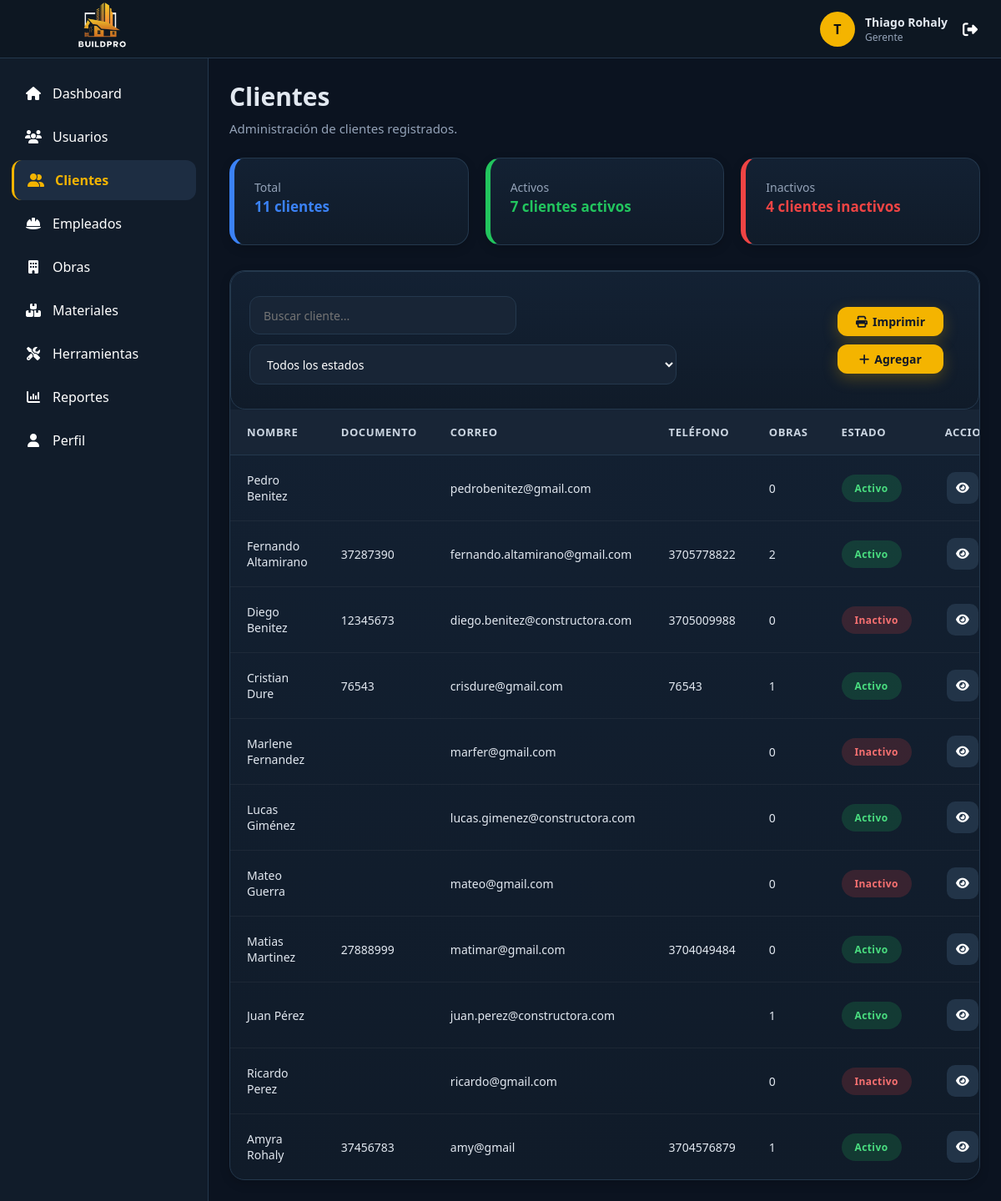
Page /vistas/clientes/index.php (signed in) on the earlier database version.
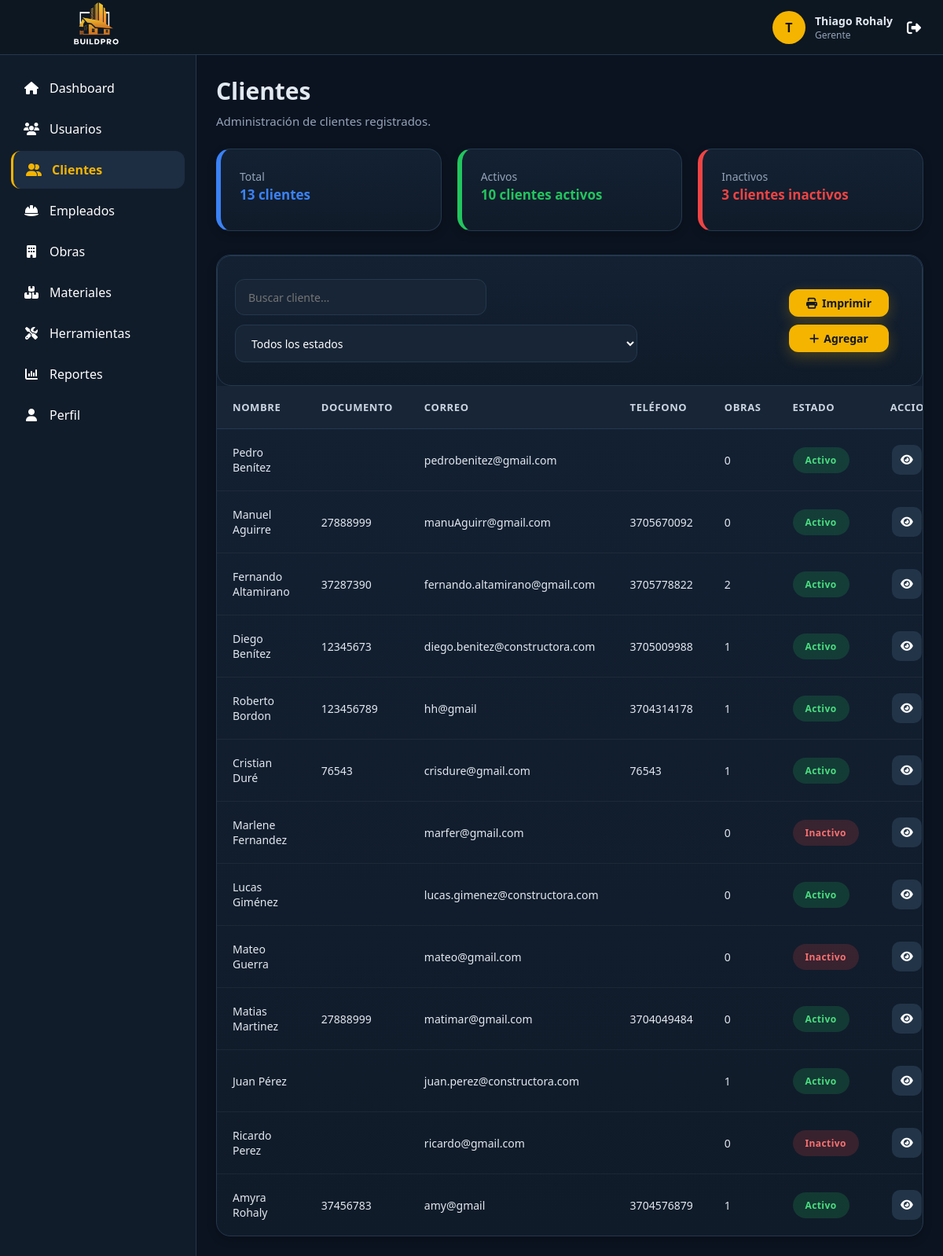
Same page on the later database version.
### tables this page shows
CREATE TABLE `usuario` (
  `id_usuario` int(11) NOT NULL,
  `id_rol` int(11) NOT NULL,
  `nombre` varchar(100) NOT NULL,
  `apellido` varchar(100) NOT NULL,
  `documento` varchar(20) DEFAULT NULL,
  `correo` varchar(150) NOT NULL,
  `contraseña` varchar(255) NOT NULL,
  `telefono` varchar(20) DEFAULT NULL,
  `direccion` varchar(255) DEFAULT NULL,
  `salario` decimal(12,2) DEFAULT NULL,
  `fecha_registro` datetime DEFAULT current_timestamp(),
  `estado` tinyint(1) DEFAULT 1 COMMENT '1=Activo, 0=Inactivo'
);

### modelos/Conexion.php (called while the page is built)
<?php
class Conexion {
    private $host = "localhost";
    private $usuario = "root";
    private $password = "";
    private $baseDatos = "constructora";
public function conectar(){
    try {
        $conexion = new PDO(
            "mysql:host=".$this->host.
            ";dbname=".$this->baseDatos.
            ";charset=utf8mb4",
            $this->usuario,
            $this->password
        );
        $conexion->setAttribute(
            PDO::ATTR_ERRMODE,
            PDO::ERRMODE_EXCEPTION
        );
        return $conexion;
    } catch(PDOException $e){
        die("Error de conexión: ".$e->getMessage());
    }
}
}
?>

### modelos/Cliente.php (called while the page is built, shortened)
<?php
require_once "Conexion.php";
class Cliente
{
    private $conexion;
    public function __construct()
    {
        $db = new Conexion();
        $this->conexion = $db->conectar();
    }
    public function obtenerTodos()
    {
        $sql = "
            SELECT
                u.*,
                (
                    SELECT COUNT(*)
                    FROM obra o
                    WHERE o.id_usuario = u.id_usuario
                ) AS total_obras
            FROM usuario u
            WHERE u.id_rol = 6
            ORDER BY u.apellido, u.nombre
        ";
        $stmt = $this->conexion->prepare($sql);
        $stmt->execute();
        return $stmt->fetchAll(PDO::FETCH_ASSOC);
    }
    public function obtenerEstadisticas()
    {
        $sql = "
            SELECT
                COUNT(*) AS total_clientes,
                SUM(CASE WHEN estado = 1 THEN 1 ELSE 0 END) AS activos,
                SUM(CASE WHEN estado = 0 THEN 1 ELSE 0 END) AS inactivos
            FROM usuario
            WHERE id_rol = 6
        ";
        $stmt = $this->conexion->prepare($sql);
        $stmt->execute();
        return $stmt->fetch(PDO::FETCH_ASSOC);
    }
}

### vistas/clientes/index.php (the view, shortened to what this page needs)
<?php
require_once "../../modelos/Cliente.php";
$cliente = new Cliente();
$clientes = $cliente->obtenerTodos();
$estadisticas = $cliente->obtenerEstadisticas();
require_once "../../layouts/header.php";
require_once "../../layouts/sidebar.php";
?>
<main class="content">
    <div class="page-title no-print">
        <h1>Clientes</h1>
        <p>
            Administración de clientes registrados.
        </p>
    </div>
    <div class="alert-container no-print">
        <div class="alert alert-info no-print">
            <p>
                Total
            </p>
            <h3><?= $estadisticas['total_clientes']; ?> clientes</h3>
        </div>
        <div class="alert alert-success no-print">
            <p>
                Activos
            </p>
            <h3><?= $estadisticas['activos']; ?> clientes activos</h3>
        </div>
        <div class="alert alert-danger no-print">
            <p>
                Inactivos
            </p>
            <h3><?= $estadisticas['inactivos']; ?> clientes inactivos</h3>
        </div>
    </div>
    <div class="table-container">
        <div class="toolbar no-print">
            <div class="toolbar-left">
                <input
                    type="text"
                    id="buscarCliente"
                    class="search-box"
                    placeholder="Buscar cliente...">
                <select
                    id="filtroEstado"
                    class="filter">
                    <option value="">
                        Todos los estados
                    </option>
                </select>
            </div>
            <div style="display: flex; flex-direction: column; margin: 20px;">
                <button
                    onclick="window.print()"
                    class="btn btn-primary"
                    style="margin-bottom: 10px;">
                    <i class="fa-solid fa-print"></i>
                    Imprimir
                </button>
                <a
                    href="agregar.php"
                    class="btn btn-primary">
                    <i class="fa-solid fa-plus"></i>
                    Agregar
                </a>
            </div>
        </div>
        <table class="table" id="tablaClientes">
            <thead>
                <tr>
                    <th>Nombre</th>
                    <th>Documento</th>
                    <th>Correo</th>
                    <th>Teléfono</th>
                    <th>Obras</th>
                    <th>Estado</th>
                    <th class="no-print">Acciones</th>
                </tr>
            </thead>
            <tbody>
                <?php foreach ($clientes as $c) { ?>
                    <tr
                        data-estado="<?= $c['estado'] == 1 ? 'Activo' : 'Inactivo'; ?>">
                        <td>
                            <?= $c["nombre"] . " " . $c["apellido"]; ?>
                        </td>
                        <td>
                            <?= $c["documento"]; ?>
                        </td>
                        <td title="<?= $c["correo"]; ?>">
                            <?= strlen($c["correo"]) > 30
                                ? substr($c["correo"], 0, 30) . "..."
                                : $c["correo"]; ?>
                        </td>
                        <td>
                            <?= $c["telefono"]; ?>
                        </td>
                        <td>
                            <?= $c["total_obras"]; ?>
                        </td>
                        <td>
                            <span class="<?= $c['estado'] == 1 ? 'badge badge-success' : 'badge badge-danger' ?>">
                                <?= $c['estado'] == 1 ? 'Activo' : 'Inactivo'; ?>
                            </span>
                        </td>
                        <td class="no-print">
                            <div class="table-actions">
                                <a
                                    href="ver.php?id=<?= $c['id_usuario']; ?>"
                                    class="btn btn-secondary">
                                    <i class="fa-solid fa-eye"></i>
                                </a>
                            </div>
                        </td>
                    </tr>
                <?php } ?>
            </tbody>
        </table>
    </div>
</main>
<?php
require_once "../../layouts/footer.php";
?>

### layouts/header.php (shortened to what this page needs)
<!DOCTYPE html>
<html lang="es">
<head>
    <link rel="stylesheet" href="https://cdnjs.cloudflare.com/ajax/libs/font-awesome/6.7.2/css/all.min.css">
    <link rel="stylesheet" href="/empresa_constructora/assets/css/layout.css">
    <link rel="stylesheet" href="/empresa_constructora/assets/css/components.css">
</head>
<body>
<header class="navbar no-print">
    <div class="logo" style=" width: 250px;">
        <span><img src="../../assets/img/logo.png" width="85px" style="margin-left: 60%;"></span>
    </div>
    <div class="navbar-right">
        <div class="user">
            <div class="avatar">
                <?= strtoupper(substr($_SESSION['usuario']['nombre'],0,1)); ?>
            </div>
            <div class="user-info">
                <h4>
                    <?= $_SESSION['usuario']['nombre']." ".$_SESSION['usuario']['apellido']; ?>
                </h4>
                <p>
                    <?= $_SESSION['usuario']['rol']; ?>
                </p>
            </div>
        </div>
        <a
        href="/empresa_constructora/controladores/LogoutController.php"
        class="logout">
            <i class="fa-solid fa-right-from-bracket"></i>
        </a>
    </div>
</header>
<div class="container">

### layouts/sidebar.php
<?php
require_once __DIR__ . "/../config/menu.php";
$rol = $_SESSION['usuario']['rol'];
$rutaActual = $_SERVER['REQUEST_URI'];
?>
<aside class="sidebar">
    <?php foreach ($menu[$rol] as $item) {
        $activo = strpos($rutaActual, $item[2]) !== false;
    ?>
        <a
            href="<?= $item[2] ?>"
            class="<?= $activo ? 'active' : '' ?>">
            <i class="<?= $item[0] ?>"></i>
            <span>
                <?= $item[1] ?>
            </span>
        </a>
    <?php } ?>
</aside>

### layouts/footer.php (shortened to what this page needs)
</div>
</body>
</html>

### assets/css/layout.css (style rules this page uses)
:root { --bg:#070d14; --surface:#111e2b; --surface-light:#182838; --surface-hover:#223448; --primary:#ffb703; --primary-hover:#fb8500; --text:#ffffff; --text-secondary:#94a3b8; --border:rgba(255,255,255,.08); --sidebar-width:250px; --navbar-height:70px; --radius:14px; --shadow: 0 8px 30px rgba(0,0,0,.25); }
* { margin:0; padding:0; box-sizing:border-box; font-family:"Segoe UI",sans-serif; }
html, body { width:100%; min-height:100%; overflow-x:hidden; }
body { background:var(--bg); color:var(--text); }
.navbar { position:fixed; top:0; left:0; right:0; height:var(--navbar-height); background:#0d1722; border-bottom:1px solid var(--border); display:flex; justify-content:space-between; align-items:center; padding:0 28px; z-index:1100; }
.logo { display:flex; align-items:center; gap:8px; font-size:24px; font-weight:800; letter-spacing:2px; }
.logo span { color:var(--primary); }
.navbar-right { display:flex; align-items:center; gap:18px; }
.user { display:flex; align-items:center; gap:12px; }
.avatar { width:42px; height:42px; border-radius:50%; background:var(--primary); color:#111; font-weight:700; display:flex; justify-content:center; align-items:center; }
.user-info h4 { font-size:14px; }
.user-info p { font-size:12px; color:var(--text-secondary); }
.logout { color:white; font-size:18px; transition:.25s; }
.sidebar { position:fixed; top:var(--navbar-height); left:0; bottom:0; width:var(--sidebar-width); background:var(--surface); border-right:1px solid var(--border); padding:18px 14px; overflow-y:auto; transition:.3s; z-index:1050; }
.sidebar a { display:flex; align-items:center; gap:12px; color:white; text-decoration:none; padding:13px 15px; border-radius:12px; transition:.25s; margin-bottom:4px; }
.sidebar a.active { background:var(--primary); color:#111; font-weight:600; }
.sidebar a i { width:22px; text-align:center; }
.content { margin-left:var(--sidebar-width); margin-top:var(--navbar-height); min-height:calc(100vh - var(--navbar-height)); padding:30px; background:var(--bg); }
.page-title { margin-bottom:25px; }
.page-title h1 { font-size:30px; font-weight:700; margin-bottom:8px; }
.page-title p { color:var(--text-secondary); font-size:15px; }
@media (max-width:1200px) { .content { padding:25px; } }
.sidebar { transition: left .30s ease, width .30s ease; }
.content { transition: margin-left .30s ease, width .30s ease, padding .30s ease; }
.sidebar a { transition: background .25s, color .25s, transform .20s; }
img { max-width:100%; height:auto; }
table { width:100%; }
button, input, select, textarea { font:inherit; }
a { color:inherit; }
.sidebar a.active { background:var(--surface-hover); color:var(--primary); font-weight:600; border-left:3px solid var(--primary); }
.sidebar a.active i { color:var(--primary); }

Differences in the rows shown:
changed usuario "Pedro": apellido "Benitez" → "Benítez"
now on this page (row edited): usuario: nombre "Manuel", apellido "Aguirre", documento "27888999", correo "manuAguirr@gmail.com", telefono "3705670092", total_obras "0", estado "Activo"
changed usuario "Diego": apellido "Benitez" → "Benítez"; total_obras "0" → "1"; estado "Inactivo" → "Activo"
added usuario: nombre "Roberto", apellido "Bordon", documento "123456789", correo "hh@gmail", telefono "3704314178", total_obras "1", estado "Activo"
changed usuario "Cristian": apellido "Dure" → "Duré"
Other differences:
$estadisticas['total_clientes']: "11" → "13"
$estadisticas['activos']: "7" → "10"
$estadisticas['inactivos']: "4" → "3"
